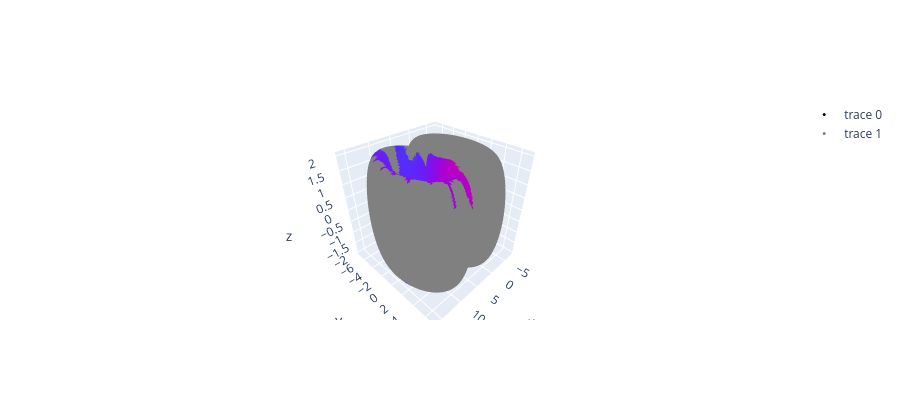

This figure's notebook cell:
### Code cell
good_points = np.asarray([]).astype(np.int64)
bad_points = np.asarray([]).astype(np.int64)
for i in [1,2]:
    good_idx, bad_idx = find_partition_for_cocycle(tc, cocycle_idx=i, r_cover=tc._r_cover, std_thresh=0.02)
    good_landmarks = landmarks[good_idx]
    good_points = np.append(good_points, np.where([x in good_idx for x in tc.ball_indx])) #Need union here
    bad_points = np.append(bad_points, np.where([x in bad_idx for x in tc.ball_indx]))
print(good_points)

fig = go.Figure(data=[go.Scatter3d(
    x=X[good_points, 0], y=X[good_points, 1], z=X[good_points, 2], 
    mode ='markers', 
    marker=dict(size = 3 , color = CircleMapUtils.to_sinebow(toroidal_coords[0][good_points]))),
    go.Scatter3d(
    x=X[bad_points, 0], y=X[bad_points, 1], z=X[bad_points, 2], 
    mode ='markers', 
    marker=dict(size = 3 , color = 'gray'))
    ])

fig.update_layout( width=900, height=400)
fig.show()

### Figure 1 — Plotly figure (JSON) as saved in the notebook; plotly's stock layout.template omitted (floating-point values rounded to 4 significant figures; data arrays with more than 128 entries replaced by an {"elided": "..."} marker saying what was removed)
{"data": [{"marker": {"color": {"elided": "14791x3 float values"}, "size": 3}, "mode": "markers", "type": "scatter3d", "x": {"elided": "14791 float values"}, "y": {"elided": "14791 float values"}, "z": {"elided": "14791 float values"}}, {"marker": {"color": "gray", "size": 3}, "mode": "markers", "type": "scatter3d", "x": {"elided": "18717 float values"}, "y": {"elided": "18717 float values"}, "z": {"elided": "18717 float values"}}], "layout": {"height": 400, "width": 900}}
